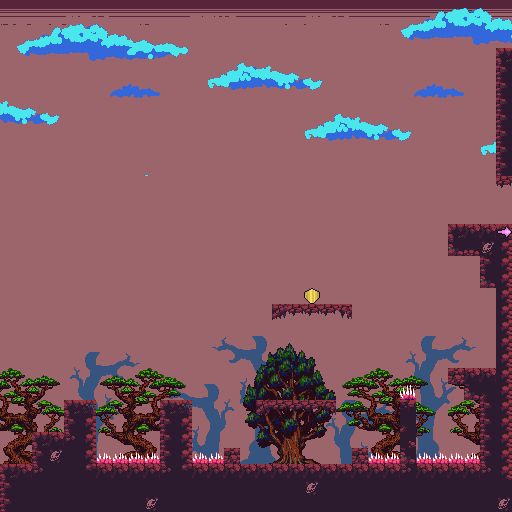

Rendered tile map (Tiled .tmx) drawn with the repository's tilesets; below, a short description and the map source with its tile grids summarised:
An orthogonal 32x32 tile map with 16x16 px tiles, 6 tile layers (background, middle, middle-near, near, ...), 14 tilesets and 28 objects.

<map version="1.5" tiledversion="1.6.0" orientation="orthogonal" renderorder="right-down" width="32" height="32" tilewidth="16" tileheight="16" infinite="0" nextlayerid="19" nextobjectid="53">
 <tileset firstgid="1" source="JKBACK.tsx" />
 <tileset firstgid="105" source="JKMIDDLE.tsx" />
 <tileset firstgid="339" source="JKnear.tsx" />
 <tileset firstgid="703" source="wasteland.tsx" />
 <tileset firstgid="1215" source="wastelandmountains.tsx" />
 <tileset firstgid="1727" source="wastelandsky.tsx" />
 <tileset firstgid="2239" source="watelandmountains2.tsx" />
 <tileset firstgid="2751" source="spike_ground4.tsx" />
 <tileset firstgid="2752" source="spike_ground5.tsx" />
 <tileset firstgid="2753" source="dungeon 16x16.tsx" />
 <tileset firstgid="15041" source="plattoon.tsx" />
 <tileset firstgid="19137" source="sheet.tsx" />
 <tileset firstgid="19273" source="dawntree.tsx" />
 <tileset firstgid="19533" source="clouds.tsx" />
 <layer id="1" name="background" width="32" height="32">
  <data>[1024 cells, 1024 non-empty, 236 distinct tile ids]</data>
 </layer>
 <layer id="2" name="middle" width="32" height="32">
  <data>[1024 cells, 942 non-empty, 360 distinct tile ids]</data>
 </layer>
 <layer id="13" name="middle-near" width="32" height="32">
  <data>[1024 cells, 185 non-empty, 40 distinct tile ids]</data>
 </layer>
 <layer id="3" name="near" width="32" height="32">
  <data>[1024 cells, 980 non-empty, 149 distinct tile ids]</data>
 </layer>
 <layer id="4" name="graphics" width="32" height="32">
  <data>[1024 cells, 187 non-empty, 23 distinct tile ids]</data>
 </layer>
 <layer id="11" name="overgraphics" width="32" height="32">
  <data>[1024 cells, 1 non-empty, 1 distinct tile ids]</data>
 </layer>
 <objectgroup id="5" name="ground">
  <object id="1" x="0" y="464" width="512" height="48" />
  <object id="2" x="32" y="432" width="64" height="32" />
  <object id="3" x="64" y="400" width="32" height="32" />
  <object id="4" x="160" y="400" width="32" height="64" />
  <object id="6" x="400" y="400" width="16" height="64" />
  <object id="7" x="480" y="384" width="32" height="80" />
  <object id="8" x="448" y="368" width="64" height="16" />
  <object id="9" x="464" y="384" width="16" height="16" />
  <object id="11" x="480" y="256" width="32" height="32" />
  <object id="12" x="496" y="288" width="16" height="80" />
  <object id="26" x="272" y="304" width="80" height="10.5377" />
  <object id="29" x="224" y="448" width="16" height="16" />
  <object id="30" x="352" y="448" width="16" height="16" />
  <object id="31" x="448" y="224" width="48" height="32" />
  <object id="32" x="496" y="240" width="16" height="16" />
  <object id="34" x="496" y="48" width="16" height="138.538" />
  <object id="35" x="0" y="0" height="464" />
  <object id="36" x="512" y="0" height="48" />
  <object id="42" x="256" y="400" width="80" height="10.5377" />
  <object id="49" x="511.136" y="0.818182" width="0.5" height="46.9091" />
  <object id="50" x="0.26087" y="0.391304" width="510.077" height="0.173913" />
 </objectgroup>
 <objectgroup id="6" name="spike">
  <object id="14" x="96" y="453.462" width="64" height="10.5377" />
  <object id="15" x="400" y="384" width="16" height="16" />
  <object id="19" x="416" y="453.462" width="64" height="10.5377" />
  <object id="21" x="192" y="454.373" width="32" height="9.62731" />
  <object id="22" x="368" y="453.462" width="32" height="10.5377" />
 </objectgroup>
 <objectgroup id="12" name="levelEnd">
  <object id="33" x="496" y="224.625" width="16" height="15.375" />
 </objectgroup>
 <objectgroup id="10" name="doublejump" />
 <objectgroup id="15" name="bullets" />
 <objectgroup id="16" name="coin">
  <object id="52" x="303.5" y="291.5" width="16.5" height="11.5" />
 </objectgroup>
 <objectgroup id="18" name="skeleton" />
</map>
